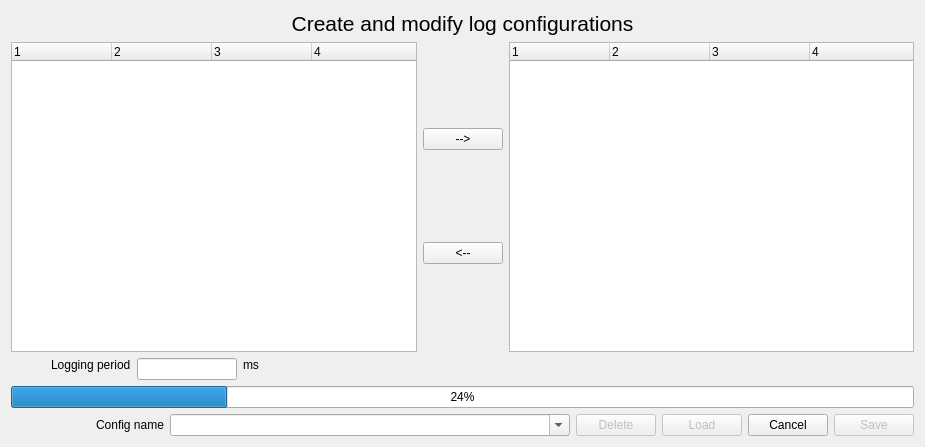
<?xml version="1.0" encoding="UTF-8"?>
<ui version="4.0">
 <class>Form</class>
 <widget class="QWidget" name="Form">
  <property name="windowModality">
   <enum>Qt::ApplicationModal</enum>
  </property>
  <property name="geometry">
   <rect>
    <x>0</x>
    <y>0</y>
    <width>925</width>
    <height>447</height>
   </rect>
  </property>
  <property name="windowTitle">
   <string>Log configuration</string>
  </property>
  <layout class="QHBoxLayout" name="horizontalLayout">
   <item>
    <layout class="QVBoxLayout" name="verticalLayout">
     <item>
      <widget class="QLabel" name="label">
       <property name="maximumSize">
        <size>
         <width>16777215</width>
         <height>40</height>
        </size>
       </property>
       <property name="font">
        <font>
         <pointsize>16</pointsize>
        </font>
       </property>
       <property name="text">
        <string>Create and modify log configurations</string>
       </property>
       <property name="alignment">
        <set>Qt::AlignHCenter|Qt::AlignTop</set>
       </property>
      </widget>
     </item>
     <item>
      <layout class="QGridLayout" name="gridLayout">
       <item row="1" column="0">
        <widget class="QTreeWidget" name="logTree">
         <property name="columnCount">
          <number>4</number>
         </property>
         <attribute name="headerDefaultSectionSize">
          <number>100</number>
         </attribute>
         <column>
          <property name="text">
           <string notr="true">1</string>
          </property>
         </column>
         <column>
          <property name="text">
           <string notr="true">2</string>
          </property>
         </column>
         <column>
          <property name="text">
           <string notr="true">3</string>
          </property>
         </column>
         <column>
          <property name="text">
           <string notr="true">4</string>
          </property>
         </column>
        </widget>
       </item>
       <item row="1" column="1">
        <layout class="QVBoxLayout" name="verticalLayout_2">
         <item>
          <widget class="QPushButton" name="addButton">
           <property name="text">
            <string>--&gt;</string>
           </property>
          </widget>
         </item>
         <item>
          <widget class="QPushButton" name="removeButton">
           <property name="text">
            <string>&lt;--</string>
           </property>
          </widget>
         </item>
        </layout>
       </item>
       <item row="1" column="2">
        <widget class="QTreeWidget" name="varTree">
         <property name="columnCount">
          <number>4</number>
         </property>
         <attribute name="headerDefaultSectionSize">
          <number>100</number>
         </attribute>
         <column>
          <property name="text">
           <string notr="true">1</string>
          </property>
         </column>
         <column>
          <property name="text">
           <string notr="true">2</string>
          </property>
         </column>
         <column>
          <property name="text">
           <string notr="true">3</string>
          </property>
         </column>
         <column>
          <property name="text">
           <string notr="true">4</string>
          </property>
         </column>
        </widget>
       </item>
      </layout>
     </item>
     <item>
      <layout class="QHBoxLayout" name="horizontalLayout_2">
       <item>
        <spacer name="horizontalSpacer_2">
         <property name="orientation">
          <enum>Qt::Horizontal</enum>
         </property>
         <property name="sizeType">
          <enum>QSizePolicy::Fixed</enum>
         </property>
         <property name="sizeHint" stdset="0">
          <size>
           <width>40</width>
           <height>20</height>
          </size>
         </property>
        </spacer>
       </item>
       <item alignment="Qt::AlignTop">
        <widget class="QLabel" name="label_2">
         <property name="text">
          <string>Logging period</string>
         </property>
        </widget>
       </item>
       <item alignment="Qt::AlignTop">
        <widget class="QLineEdit" name="loggingPeriod">
         <property name="maximumSize">
          <size>
           <width>100</width>
           <height>16777215</height>
          </size>
         </property>
        </widget>
       </item>
       <item alignment="Qt::AlignTop">
        <widget class="QLabel" name="label_3">
         <property name="text">
          <string>ms</string>
         </property>
        </widget>
       </item>
       <item>
        <spacer name="horizontalSpacer_3">
         <property name="orientation">
          <enum>Qt::Horizontal</enum>
         </property>
         <property name="sizeHint" stdset="0">
          <size>
           <width>40</width>
           <height>20</height>
          </size>
         </property>
        </spacer>
       </item>
      </layout>
     </item>
     <item>
      <widget class="QProgressBar" name="packetSize">
       <property name="value">
        <number>24</number>
       </property>
      </widget>
     </item>
     <item>
      <layout class="QGridLayout" name="gridLayout_2">
       <item row="0" column="1">
        <widget class="QLabel" name="label_16">
         <property name="text">
          <string>Config name</string>
         </property>
        </widget>
       </item>
       <item row="0" column="0">
        <spacer name="horizontalSpacer_9">
         <property name="orientation">
          <enum>Qt::Horizontal</enum>
         </property>
         <property name="sizeHint" stdset="0">
          <size>
           <width>40</width>
           <height>20</height>
          </size>
         </property>
        </spacer>
       </item>
       <item row="0" column="3">
        <widget class="QPushButton" name="deleteButton">
         <property name="enabled">
          <bool>false</bool>
         </property>
         <property name="text">
          <string>Delete</string>
         </property>
        </widget>
       </item>
       <item row="0" column="5">
        <widget class="QPushButton" name="cancelButton">
         <property name="text">
          <string>Cancel</string>
         </property>
        </widget>
       </item>
       <item row="0" column="2">
        <widget class="QComboBox" name="configNameCombo">
         <property name="enabled">
          <bool>true</bool>
         </property>
         <property name="sizePolicy">
          <sizepolicy hsizetype="Fixed" vsizetype="Fixed">
           <horstretch>0</horstretch>
           <verstretch>0</verstretch>
          </sizepolicy>
         </property>
         <property name="minimumSize">
          <size>
           <width>400</width>
           <height>0</height>
          </size>
         </property>
         <property name="maximumSize">
          <size>
           <width>16777215</width>
           <height>16777215</height>
          </size>
         </property>
         <property name="editable">
          <bool>true</bool>
         </property>
        </widget>
       </item>
       <item row="0" column="6">
        <widget class="QPushButton" name="saveButton">
         <property name="enabled">
          <bool>false</bool>
         </property>
         <property name="text">
          <string>Save</string>
         </property>
        </widget>
       </item>
       <item row="0" column="4">
        <widget class="QPushButton" name="loadButton">
         <property name="enabled">
          <bool>false</bool>
         </property>
         <property name="text">
          <string>Load</string>
         </property>
        </widget>
       </item>
      </layout>
     </item>
    </layout>
   </item>
  </layout>
 </widget>
 <resources/>
 <connections/>
</ui>
